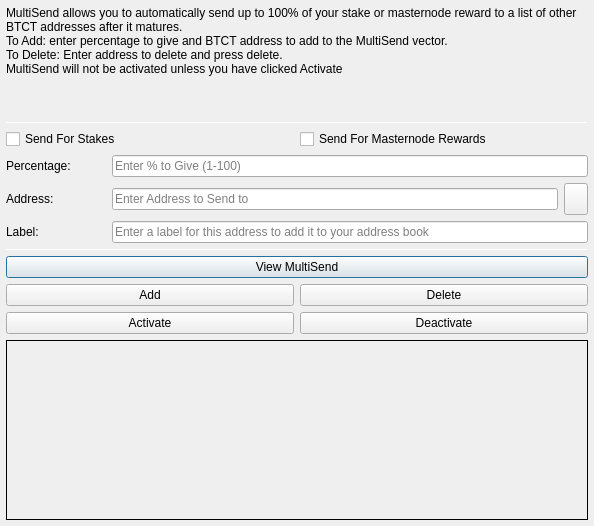
<?xml version="1.0" encoding="UTF-8"?>
<ui version="4.0">
 <class>MultiSendDialog</class>
 <widget class="QDialog" name="MultiSendDialog">
  <property name="windowModality">
   <enum>Qt::NonModal</enum>
  </property>
  <property name="geometry">
   <rect>
    <x>0</x>
    <y>0</y>
    <width>594</width>
    <height>526</height>
   </rect>
  </property>
  <property name="windowTitle">
   <string>MultiSend</string>
  </property>
  <layout class="QVBoxLayout" name="verticalLayout" stretch="0">
   <property name="leftMargin">
    <number>6</number>
   </property>
   <property name="topMargin">
    <number>6</number>
   </property>
   <property name="rightMargin">
    <number>6</number>
   </property>
   <property name="bottomMargin">
    <number>6</number>
   </property>
   <item>
    <layout class="QVBoxLayout" name="verticalLayout_Main" stretch="1,1,1,0,1,1,1">
     <item>
      <widget class="QLabel" name="label_2">
       <property name="lineWidth">
        <number>1</number>
       </property>
       <property name="text">
        <string>MultiSend allows you to automatically send up to 100% of your stake or masternode reward to a list of other BTCT addresses after it matures.
To Add: enter percentage to give and BTCT address to add to the MultiSend vector.
To Delete: Enter address to delete and press delete.
MultiSend will not be activated unless you have clicked Activate</string>
       </property>
       <property name="alignment">
        <set>Qt::AlignLeading|Qt::AlignLeft|Qt::AlignTop</set>
       </property>
       <property name="wordWrap">
        <bool>true</bool>
       </property>
      </widget>
     </item>
     <item>
      <widget class="Line" name="line">
       <property name="minimumSize">
        <size>
         <width>0</width>
         <height>1</height>
        </size>
       </property>
       <property name="maximumSize">
        <size>
         <width>16777215</width>
         <height>1</height>
        </size>
       </property>
       <property name="orientation">
        <enum>Qt::Horizontal</enum>
       </property>
      </widget>
     </item>
     <item>
      <layout class="QVBoxLayout" name="verticalLayout_Settings">
       <item>
        <layout class="QHBoxLayout" name="horizontalLayout">
         <item>
          <widget class="QCheckBox" name="multiSendStakeCheckBox">
           <property name="text">
            <string>Send For Stakes</string>
           </property>
          </widget>
         </item>
         <item>
          <widget class="QCheckBox" name="multiSendMasternodeCheckBox">
           <property name="text">
            <string>Send For Masternode Rewards</string>
           </property>
          </widget>
         </item>
        </layout>
       </item>
       <item>
        <layout class="QHBoxLayout" name="horizontalLayout_6">
         <item>
          <widget class="QLabel" name="label">
           <property name="minimumSize">
            <size>
             <width>100</width>
             <height>0</height>
            </size>
           </property>
           <property name="toolTip">
            <string>Percentage of stake to send</string>
           </property>
           <property name="text">
            <string>Percentage:</string>
           </property>
          </widget>
         </item>
         <item>
          <widget class="QLineEdit" name="multiSendPercentEdit">
           <property name="toolTip">
            <string>Enter whole numbers 1 - 100</string>
           </property>
           <property name="placeholderText">
            <string>Enter % to Give (1-100)</string>
           </property>
          </widget>
         </item>
        </layout>
       </item>
       <item>
        <layout class="QHBoxLayout" name="horizontalLayout_7">
         <item>
          <widget class="QLabel" name="label_5">
           <property name="minimumSize">
            <size>
             <width>100</width>
             <height>0</height>
            </size>
           </property>
           <property name="toolTip">
            <string>Address to send portion of stake to</string>
           </property>
           <property name="text">
            <string>Address:</string>
           </property>
          </widget>
         </item>
         <item>
          <widget class="QLineEdit" name="multiSendAddressEdit">
           <property name="toolTip">
            <string/>
           </property>
           <property name="placeholderText">
            <string>Enter Address to Send to</string>
           </property>
          </widget>
         </item>
         <item>
          <widget class="QToolButton" name="addressBookButton">
           <property name="maximumSize">
            <size>
             <width>16777215</width>
             <height>32</height>
            </size>
           </property>
           <property name="toolTip">
            <string>Choose an address from the address book</string>
           </property>
           <property name="text">
            <string/>
           </property>
           <property name="icon">
            <iconset resource="../btct.qrc">
             <normaloff>:/icons/address-book</normaloff>:/icons/address-book</iconset>
           </property>
           <property name="shortcut">
            <string>Alt+A</string>
           </property>
          </widget>
         </item>
        </layout>
       </item>
      </layout>
     </item>
     <item>
      <layout class="QHBoxLayout" name="horizontalLayout_3">
       <item>
        <widget class="QLabel" name="label_3">
         <property name="minimumSize">
          <size>
           <width>100</width>
           <height>0</height>
          </size>
         </property>
         <property name="text">
          <string>Label:</string>
         </property>
        </widget>
       </item>
       <item>
        <widget class="QLineEdit" name="labelAddressLabelEdit">
         <property name="placeholderText">
          <string>Enter a label for this address to add it to your address book</string>
         </property>
        </widget>
       </item>
      </layout>
     </item>
     <item>
      <widget class="Line" name="line_2">
       <property name="minimumSize">
        <size>
         <width>0</width>
         <height>1</height>
        </size>
       </property>
       <property name="maximumSize">
        <size>
         <width>16777215</width>
         <height>1</height>
        </size>
       </property>
       <property name="orientation">
        <enum>Qt::Horizontal</enum>
       </property>
      </widget>
     </item>
     <item>
      <layout class="QVBoxLayout" name="verticalLayout_Buttons">
       <item>
        <layout class="QHBoxLayout" name="horizontalLayout_4">
         <item>
          <widget class="QPushButton" name="viewButton">
           <property name="toolTip">
            <string/>
           </property>
           <property name="statusTip">
            <string>View MultiSend Vector</string>
           </property>
           <property name="text">
            <string>View MultiSend</string>
           </property>
          </widget>
         </item>
        </layout>
       </item>
       <item>
        <layout class="QHBoxLayout" name="horizontalLayout_2">
         <item>
          <widget class="QPushButton" name="addButton">
           <property name="toolTip">
            <string/>
           </property>
           <property name="statusTip">
            <string>Add to MultiSend Vector</string>
           </property>
           <property name="text">
            <string>Add</string>
           </property>
          </widget>
         </item>
         <item>
          <widget class="QPushButton" name="deleteButton">
           <property name="toolTip">
            <string/>
           </property>
           <property name="statusTip">
            <string>Delete Address From MultiSend Vector</string>
           </property>
           <property name="text">
            <string>Delete</string>
           </property>
          </widget>
         </item>
        </layout>
       </item>
       <item>
        <layout class="QHBoxLayout" name="horizontalLayout_5">
         <item>
          <widget class="QPushButton" name="activateButton">
           <property name="statusTip">
            <string>Activate MultiSend</string>
           </property>
           <property name="text">
            <string>Activate</string>
           </property>
          </widget>
         </item>
         <item>
          <widget class="QPushButton" name="disableButton">
           <property name="statusTip">
            <string>Deactivate MultiSend</string>
           </property>
           <property name="text">
            <string>Deactivate</string>
           </property>
          </widget>
         </item>
        </layout>
       </item>
      </layout>
     </item>
     <item>
      <widget class="QLabel" name="message">
       <property name="minimumSize">
        <size>
         <width>0</width>
         <height>180</height>
        </size>
       </property>
       <property name="frameShape">
        <enum>QFrame::Panel</enum>
       </property>
       <property name="frameShadow">
        <enum>QFrame::Plain</enum>
       </property>
       <property name="lineWidth">
        <number>1</number>
       </property>
       <property name="midLineWidth">
        <number>1</number>
       </property>
       <property name="text">
        <string/>
       </property>
       <property name="alignment">
        <set>Qt::AlignLeading|Qt::AlignLeft|Qt::AlignTop</set>
       </property>
       <property name="wordWrap">
        <bool>true</bool>
       </property>
      </widget>
     </item>
    </layout>
   </item>
  </layout>
 </widget>
 <resources>
  <include location="../btct.qrc"/>
 </resources>
 <connections/>
</ui>
